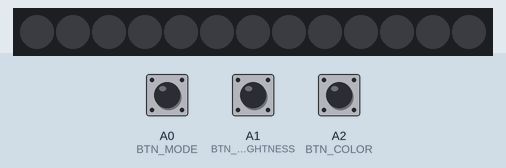
Recording of a sketch running on a simulated Arduino Uno, built with avr-gcc and run on an emulated ATmega328P. Parts: 13 RGB LEDs in strip order, left to right. Inputs (shaded band) come from the test bench; at power-on: A0 (BTN_MODE) HIGH, A2 (BTN_COLOR) HIGH, A1 (BTN_BRIGHTNESS) HIGH. Dim RGB values are drawn brighter than linear; random numbers use the default seed unless the sketch sets one; EEPROM starts erased.

Above: at 1.2 s.
1.3 s: A0 (BTN_MODE) pulled LOW for 0.15 s
At 2.5 s:
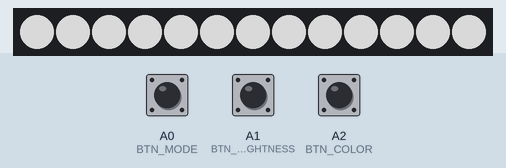
2.9 s: A0 (BTN_MODE) pulled LOW for 1 s
At 4.0 s:
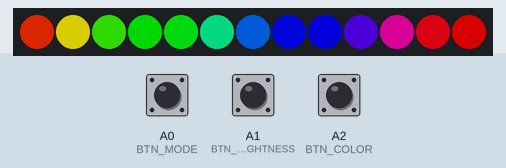
4.5 s: A0 (BTN_MODE) pulled LOW for 0.15 s
At 5.1 s:
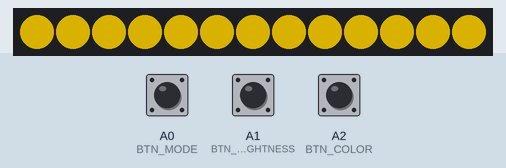
6.1 s: A2 (BTN_COLOR) pulled LOW for 0.15 s
7.7 s: A2 (BTN_COLOR) pulled LOW for 1 s
At 8.7 s:
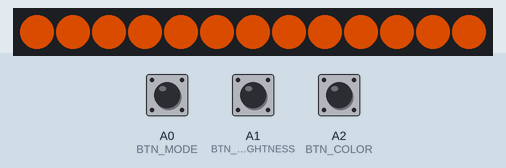
10.2 s: A0 (BTN_MODE) pulled LOW for 3.2 s
At 10.37 s:
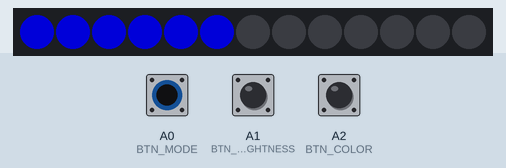

The sketch:

RGBcontroller.ino
```cpp
#include <Adafruit_NeoPixel.h>
#include <Bounce2.h>
#include <EEPROM.h>

#define LED_PIN     8
#define NUM_LEDS    13

#define BTN_MODE     A0
#define BTN_BRIGHTNESS A1
#define BTN_COLOR    A2

#define MODE_LAMP 0
#define MODE_RAINBOW 1
#define MODE_MANUAL 2
#define MODE_POLICE 3
#define MODE_WAVE 4
#define MODE_CHASE 5
#define MODE_CASCADE 6

Adafruit_NeoPixel strip(NUM_LEDS, LED_PIN, NEO_GRB + NEO_KHZ800);

Bounce btnMode = Bounce();
Bounce btnBright = Bounce();
Bounce btnColor = Bounce();

uint8_t mode = 0; // 0: Lamp, 1: Rainbow, 2: ManualColor, 3: Police
uint8_t brightnessLevel = 2;
const uint8_t brightnessValues[] = {40, 90, 140, 200, 255};

uint16_t hue = 0;
uint8_t animationStep = 0;

// Для поліції
uint8_t policePhase = 0;
uint8_t blinkCount = 0;
bool lightsOn = false;
unsigned long lastUpdate = 0;

void saveSettings() {
  EEPROM.update(0, mode);
  EEPROM.update(1, brightnessLevel);
  EEPROM.update(2, hue >> 8);
  EEPROM.update(3, hue & 0xFF);
}

void loadSettings() {
  mode = EEPROM.read(0);
  brightnessLevel = EEPROM.read(1);
  hue = (EEPROM.read(2) << 8) | EEPROM.read(3);
  if (brightnessLevel >= sizeof(brightnessValues)) brightnessLevel = 2;
}

void setup() {
  strip.begin();
  loadSettings();
  strip.setBrightness(brightnessValues[brightnessLevel]);
  strip.show();

  pinMode(BTN_MODE, INPUT_PULLUP);
  pinMode(BTN_BRIGHTNESS, INPUT_PULLUP);
  pinMode(BTN_COLOR, INPUT_PULLUP);

  btnMode.attach(BTN_MODE);
  btnMode.interval(25);

  btnBright.attach(BTN_BRIGHTNESS);
  btnBright.interval(25);

  btnColor.attach(BTN_COLOR);
  btnColor.interval(25);
}

void loop() {
  btnMode.update();
  btnBright.update();
  btnColor.update();

  if (btnMode.fell()) {
    mode++;
    if (mode > 6) mode = 0;
    animationStep = 0;
    policePhase = 0;
    blinkCount = 0;
    lightsOn = false;
    saveSettings();
  }

// Зміна яскравості у всіх режимах, окрім ручної настройки кольору (mode != 2)
if (mode != 2) {
  if (btnBright.fell()) {
    if (brightnessLevel > 0) {
      fadeToBrightness(brightnessValues[brightnessLevel], brightnessValues[brightnessLevel - 1]);
      brightnessLevel--;
      saveSettings();
    }
  }
  if (btnColor.fell()) {
    if (brightnessLevel < sizeof(brightnessValues) - 1) {
      fadeToBrightness(brightnessValues[brightnessLevel], brightnessValues[brightnessLevel + 1]);
      brightnessLevel++;
      saveSettings();
    }
  }
}

  // У ручному режимі — A1/A2 змінюють колір
  if (mode == 2) {
    if (btnBright.fell()) {
      hue += 256 * 10;
      if (hue > 65535) hue = 0;
      saveSettings();
    }
    if (btnColor.fell()) {
      if (hue < 256 * 10) {
        hue = 65535;
      } else {
        hue -= 256 * 10;
      }
      saveSettings();
    }
  }

  switch (mode) {
    case 0: modeLamp(); break;
    case 1: animationRainbow(); break;
    case 2: modeManualColor(); break;
    case 3: animationPolice(); break;
    case 4: animationWave(); break;
    case 5: animationChase(); break;  // Нова анімація
    case 6: animationCascade(); break;
  }
}

void fadeToBrightness(uint8_t from, uint8_t to) {
  int step = (to > from) ? 5 : -5;
  for (int b = from; b != to; b += step) {
    strip.setBrightness(b);
    strip.show();
    delay(15);
  }
  strip.setBrightness(to);
  strip.show();
}

void modeLamp() {
  uint32_t color = strip.Color(255, 255, 255); // чисто біле світло
  for (int i = 0; i < NUM_LEDS; i++) {
    strip.setPixelColor(i, color);
  }
  strip.show();
}

void animationRainbow() {
  for (int i = 0; i < NUM_LEDS; i++) {
    uint16_t pixelHue = hue + (i * 65536L / NUM_LEDS);
    strip.setPixelColor(i, strip.gamma32(strip.ColorHSV(pixelHue)));
  }
  strip.show();
  hue += 256;
  delay(30);
}

void modeManualColor() {
  uint32_t color = strip.ColorHSV(hue, 255, 255);
  for (int i = 0; i < NUM_LEDS; i++) {
    strip.setPixelColor(i, color);
  }
  strip.show();
}

void animationPolice() {
  unsigned long now = millis();
  if (now - lastUpdate < 100) return;
  lastUpdate = now;

  strip.clear();

  if (policePhase == 0) { // три ліво
    if (lightsOn) {
      for (int i = 0; i < NUM_LEDS / 2; i++) {
        strip.setPixelColor(i, strip.Color(0, 0, 255));
      }
    }
  } else { // три право
    if (lightsOn) {
      for (int i = NUM_LEDS / 2; i < NUM_LEDS; i++) {
        strip.setPixelColor(i, strip.Color(255, 0, 0));
      }
    }
  }

  strip.show();
  lightsOn = !lightsOn;

  if (!lightsOn) {
    blinkCount++;
    if (blinkCount >= 3) {
      policePhase = (policePhase + 1) % 2;
      blinkCount = 0;
    }
  }
}

void animationWave() {
  static uint16_t baseHue = 0;
  for (int i = 0; i < NUM_LEDS; i++) {
    uint16_t pixelHue = (baseHue + i * 100) % 65536;
    strip.setPixelColor(i, strip.gamma32(strip.ColorHSV(pixelHue)));
  }
  strip.show();
  baseHue += 256; // повільне переливання
}

void animationChase() {
  static int pos = 0;
  uint32_t color = strip.ColorHSV(hue, 255, 255);

  strip.clear();
  strip.setPixelColor(pos, color);
  strip.show();

  pos++;
  if (pos >= NUM_LEDS) pos = 0;  // Крутимось по колу

  delay(100);
}

void animationCascade() {
  static uint32_t pixels[NUM_LEDS];  // масив для збереження кольорів

  // Здвигаємо всі вниз
  for (int i = NUM_LEDS - 1; i > 0; i--) {
    pixels[i] = pixels[i - 1];
  }

  // На першому пікселі (верху) — іноді створюємо нову краплю
  if (random(0, 5) == 0) {
    pixels[0] = strip.ColorHSV(hue, 255, 255);
  } else {
    pixels[0] = 0; // без краплі
  }

  // Малюємо
  for (int i = 0; i < NUM_LEDS; i++) {
    uint32_t color = pixels[i];

    // Поступово зменшуємо яскравість для ефекту згасання
    uint8_t r = (uint8_t)(color >> 16) & 0xFF;
    uint8_t g = (uint8_t)(color >> 8) & 0xFF;
    uint8_t b = (uint8_t)(color) & 0xFF;

    // гаснемо трохи
    r = (r > 20) ? r - 20 : 0;
    g = (g > 20) ? g - 20 : 0;
    b = (b > 20) ? b - 20 : 0;

    pixels[i] = strip.Color(r, g, b);
    strip.setPixelColor(i, pixels[i]);
  }

  strip.show();
  delay(70);
}
```

Measured:
- after the input at 1.3 s, the LEDs: change at once (image 1)
- after the input at 2.9 s, the LEDs: first change after 0.05 s (image 2 shows a later state)
- after the input at 7.7 s, the LEDs: change at once (image 4)
- after the input at 10.2 s, the LEDs: first change at once (image 5 shows a later state)
